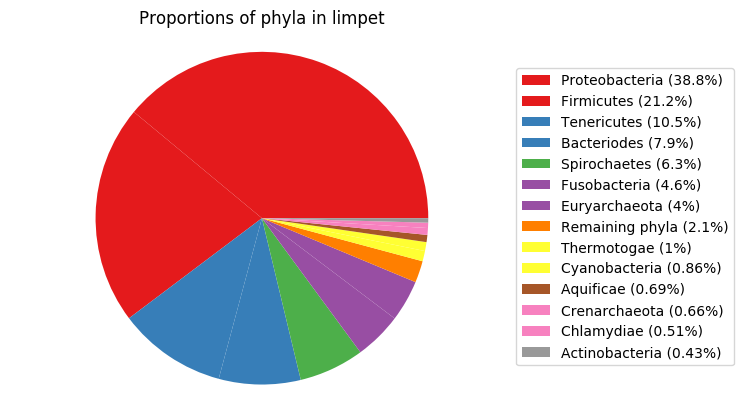

Source code (Python):
import matplotlib.pyplot as plt
from matplotlib import cm # colour map

def make_colours(num_items):
    # We'll need enough colours for all the items.
    # Generate enough numbers between 0 and 1 and choose their colours from colormap Set1.
    colornums = []
    for n in range(num_items):
        colornums.append( n/num_items )
    cs = cm.Set1(colornums)
    return cs

def make_pie_plot(values, labels, cols):
    plt.pie(values, colors=cols)
    plt.axis('equal') # Set aspect ratio to be equal so that pie is drawn as a circle
    plt.legend(labels,loc='center left',bbox_to_anchor=(1,0.5)) # Provide a legend whose 'centre left' is shifted outside the axes 
    plt.title('Proportions of phyla in limpet')

    # Save image - make sure extent of image includes legend, which was shifted outside
    plt.savefig("pie.png", bbox_inches='tight')
    

def main():
    sizes = [38.8, 21.2, 10.5, 7.9, 6.3, 4.6, 4, 2.1, 1, 0.86, 0.69, 0.66, 0.51, 0.43]
    phyla_names = ['Proteobacteria', 'Firmicutes', 'Tenericutes', 'Bacteriodes',
                  'Spirochaetes', 'Fusobacteria', 'Euryarchaeota', 'Remaining phyla',
                  'Thermotogae', 'Cyanobacteria', 'Aquificae', 'Crenarchaeota',
                  'Chlamydiae', 'Actinobacteria']

    # What does this for-loop do?
    descriptions = []
    for i in range(0,len(sizes)):
        descriptions.append( phyla_names[i] + " (" + str(sizes[i]) + "%)" )

    # We need many colours
    num_items = len(sizes)
    cs = make_colours(num_items)

    # Now we're ready to plot
    make_pie_plot(sizes, descriptions, cs)


if __name__ == "__main__":
    main()